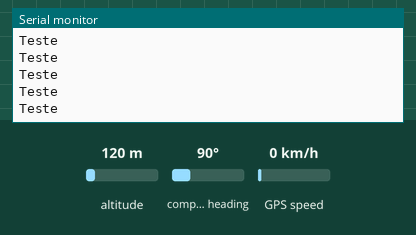
Bench run of a sketch on a simulated Arduino Uno, built with avr-gcc and run on an emulated ATmega328P. On the bench: the last lines printed to the serial monitor. The test bench sets the inputs (shaded band); at power-on: GPS speed 0 km/h, altitude 120 m, compass heading 90°. The GPS gets a fix after 3 s at 37.7749, -122.4194 with 8 satellites.

Above: at 4.2 s.
4.3 s: GPS speed set to 60 km/h
At 7.16 s:
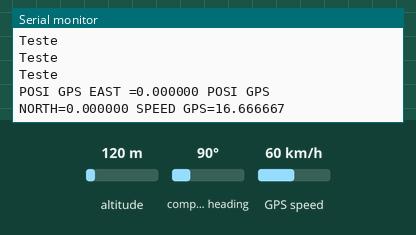
8.1 s: GPS speed set to 2 km/h
At 10.17 s:
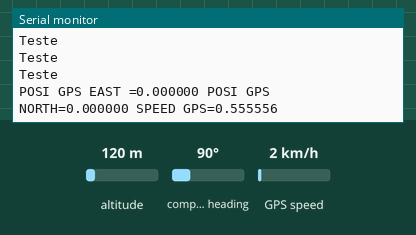
11.9 s: GPS speed set to 90 km/h
At 13.19 s:
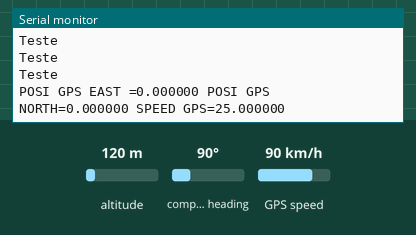
15.7 s: GPS speed set to 30 km/h
At 16.2 s:
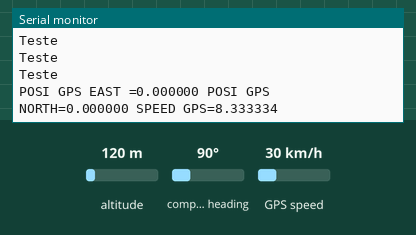
Timing chart, 0 to 18.7 s (numbered marks = the images above; inputs shaded):
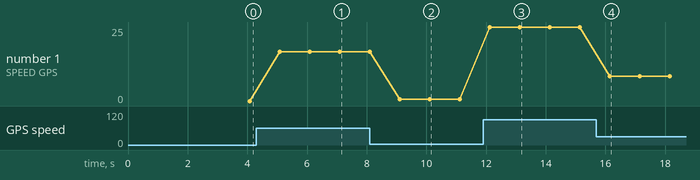

Measured:
- after the input at 4.3 s, the serial monitor: prints a new line after 0.78 s (image 1)
- after the input at 8.1 s, the serial monitor: prints a new line after 1.0 s (image 2)
- after the input at 11.9 s, the serial monitor: prints a new line after 0.22 s (image 3)
- after the input at 15.7 s, the serial monitor: prints a new line after 0.44 s (image 4)
- plotted number 1: 0 → 16.67 after the input at 4.3 s, 16.67 → 0.56 after the input at 8.1 s, 0.56 → 25 after the input at 11.9 s, 25 → 8.33 after the input at 15.7 s

The sketch:

gps.ino
```cpp
#define GPS_RX 4
#define GPS_TX 3
#define GPS_Serial_Baud 9600
#include <SoftwareSerial.h>
#include "TinyGPS.h"

TinyGPS gps;
SoftwareSerial gpsSerial(GPS_RX, GPS_TX);

float original_posi_gps_N;
float original_posi_gps_E;

void setup()
{
  Serial.begin(GPS_Serial_Baud);
  gpsSerial.begin(GPS_Serial_Baud);

  // Armazena a Latitude e Longitude iniciais
  // Fina nesse loop até que seja possível receber algum dado do GPS
  bool newData = false;
  while(!newData) {
    for (unsigned long start = millis(); millis() - start < 0.025;) {
      while (gpsSerial.available()) {
        char c = gpsSerial.read();
        if (gps.encode(c)) // Atribui true para newData caso novos dados sejam recebidos
          newData = true;
      }
    }
  }
  float posi_gps_E, posi_gps_N;
  unsigned long age;
  gps.f_get_position(&posi_gps_E, &posi_gps_N, &age);
  // Armazena as posições no eixo North e East no momento que é ligado o dispositivo
  original_posi_gps_N = (posi_gps_N == TinyGPS::GPS_INVALID_F_ANGLE ? 0.0 : posi_gps_N);
  original_posi_gps_E = (posi_gps_E == TinyGPS::GPS_INVALID_F_ANGLE ? 0.0 : posi_gps_E);
}

void loop()
{
  bool newData = false;
  unsigned long chars;
  // For one second we parse GPS data and report some key values
  for (unsigned long start = millis(); millis() - start < 0.025;) {
    Serial.println("Teste");
    while (gpsSerial.available()) {
      char c = gpsSerial.read();
      if (gps.encode(c)) // Atribui true para newData caso novos dados sejam recebidos
        newData = true;
    }
  }
  if (newData) {
    float posi_gps_E, posi_gps_N, speed_gps;
    unsigned long age;
    gps.f_get_position(&posi_gps_E, &posi_gps_N, &age);
    posi_gps_E = posi_gps_E - original_posi_gps_E;
    posi_gps_N = posi_gps_N - original_posi_gps_N;
    speed_gps = gps.f_speed_mps();
    if (TinyGPS::GPS_INVALID_F_SPEED && TinyGPS::GPS_INVALID_F_ANGLE) {
      Serial.print("POSI GPS EAST =");
      Serial.print(posi_gps_E, 6);
      Serial.print(" POSI GPS NORTH=");
      Serial.print(posi_gps_N, 6);
      Serial.print(" SPEED GPS=");
      Serial.println(speed_gps, 6);
      Serial.println("");
    } else {
      // Tem algum dado inválido
      Serial.println("Dado inválido");
    }
  }
}
```
